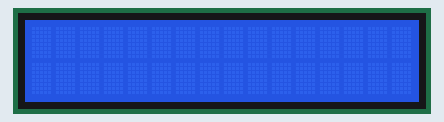
The program below on a simulated Raspberry Pi Pico running MicroPython. Shown: 16×2 character LCD. Library files of the repository ran but are not shown: pico_i2c_lcd.py.

Above: at 0.1 s.
At 1.1 s:
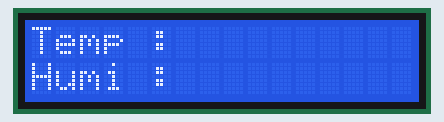

The program:

main.py
```python
from machine import Pin
import utime as time
from pico_i2c_lcd import I2cLcd
from machine import I2C

i2c = I2C(id=1,scl=Pin(27),sda=Pin(26),freq=100000)
lcd = I2cLcd(i2c, 0x27, 2, 16)

while True:
    time.sleep(1)
    lcd.clear()
    lcd.move_to(0,0)
    lcd.putstr('Temp :')
    lcd.move_to(7,0)
    lcd.move_to(0,1)
    lcd.putstr('Humi :')
    lcd.move_to(7,1)
    time.sleep(1)
```

Measured:
- what the display in image 0 shows lasts 1.1 s, from 0.0 s to 1.1 s
- what the display in image 1 shows lasts 2.0 s, from 1.1 s to 3.1 s
